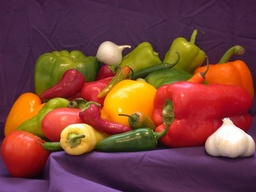
#> input picture peppers.jpeg, 256 x 192 px, shrunk from 512 x 384 before the run
$ python dbscan1.py
#> lines starting #> are read from the running program, lines starting #| are printed output that depends on the picture
import numpy as np
import cv2
import matplotlib.pyplot as plt
from sklearn.neighbors import NearestNeighbors
from sklearn.cluster import DBSCAN
img= cv2.imread('peppers.jpeg')
#> img is the input picture: shape (192, 256, 3); mean B, G, R 57.8, 66.4, 120.6
img1 = cv2.cvtColor(img, cv2.COLOR_BGR2LAB)
#> img1: shape (192, 256, 3); mean of channels 0, 1, 2 90.1, 150.8, 141.8
blur = median = cv2.medianBlur(img1, 5)
#> blur: shape (192, 256, 3); mean of channels 0, 1, 2 90.1, 150.9, 141.8


feature_image=np.reshape(blur, [-1, 3])
rows, cols , chs = blur.shape
#> rows = 192; cols = 256; chs = 3

db = DBSCAN(eps=1.2, min_samples=10, metric = 'euclidean',algorithm ='auto')
db.fit(feature_image)
core_samples_mask = np.zeros_like(db.labels_, dtype=bool)
core_samples_mask[db.core_sample_indices_] = True
labels = db.labels_

segmented = np.reshape(labels, [rows, cols])
image = segmented.astype(np.uint8)

print(image)
#> (printed output is left out)

# [17 lines of commented-out code are left out]

plt.figure(2)
plt.subplot(2, 2, 1)
plt.imshow(cv2.cvtColor(img, cv2.COLOR_BGR2RGB))
plt.axis('off')
plt.subplot(2, 2, 2)
plt.imshow(cv2.cvtColor(image, cv2.COLOR_BGR2RGB))
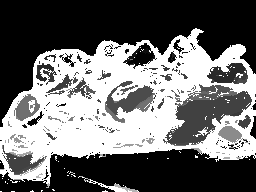
#> image: shape (192, 256); min 0, max 255, mean 109.6
plt.axis('off')
plt.subplot(2, 2, 3)
plt.imshow(image)
plt.axis('off')
plt.show()
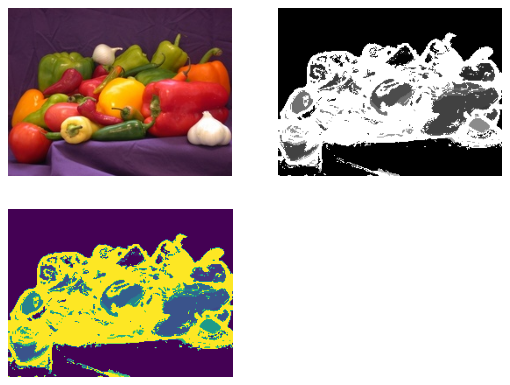
#> figure drawn by matplotlib, 3 panels
